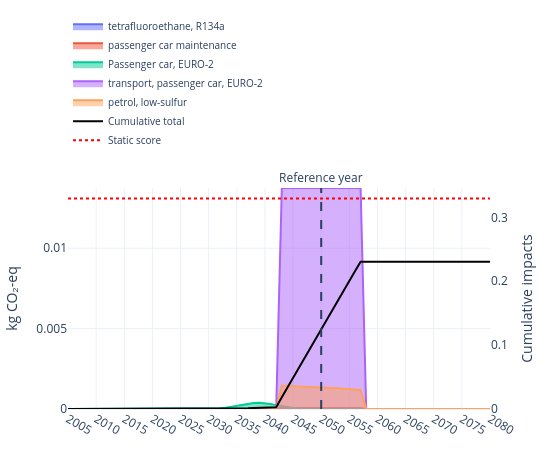

The cell this chart's notebook holds for it:
### Code cell
fig = plot_temporal_scores(
    results_by_year=trails.scores,
    stacked=False,
    legend_top_n=10,
    show_flow_contributions=False,
    trails=trails,
    title="",
    method_label="kg CO₂-eq",
    cumulative=False,
    width=550,
    height=450,
    year_tick=5,
    year_range=(2005, 2080),
    reference_year=ref_year,
    show_cumulative_axis=True,
    cumulative_axis_label="Cumulative impacts",
    legend_y=1.15,
    static_score=trails.static_score,
    static_score_dash= "dot",
    static_score_color= "red",
    #y_max=0.001,
    #y2_max=0.005
)
fig.show()
